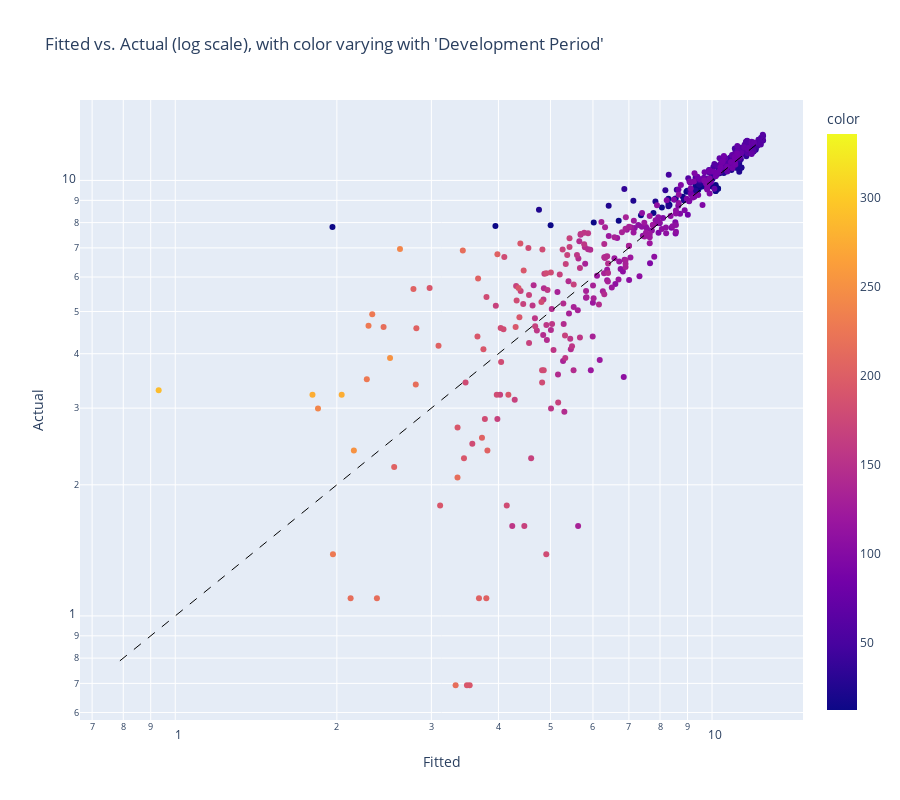

Write notebook code for a chart like this one.
### Code cell
rky.icrfs.FitPlot('dev')

### Figure 1 — Plotly figure (JSON) as saved in the notebook; plotly's stock layout.template omitted (floating-point values rounded to 4 significant figures; data arrays with more than 128 entries replaced by an {"elided": "..."} marker saying what was removed)
{"data": [{"customdata": {"elided": "517x5 float values"}, "hovertemplate": "Fitted=%{x}<br>Actual=%{y}<br>Accident Period=%{customdata[0]}<br>Development Period=%{customdata[1]}<br>Calendar Period=%{customdata[2]}<br>Hetero Adjustment=%{customdata[3]}<br>yhat=%{customdata[4]}<br>color=%{marker.color}<extra></extra>", "legendgroup": "", "marker": {"color": {"elided": "517 int values"}, "coloraxis": "coloraxis", "symbol": "circle"}, "mode": "markers", "name": "", "orientation": "v", "showlegend": false, "type": "scatter", "x": {"elided": "517 float values"}, "xaxis": "x", "y": {"elided": "517 float values"}, "yaxis": "y"}], "layout": {"coloraxis": {"colorbar": {"title": {"text": "color"}}, "colorscale": [[0, "#0d0887"], [0.1111, "#46039f"], [0.2222, "#7201a8"], [0.3333, "#9c179e"], [0.4444, "#bd3786"], [0.5556, "#d8576b"], [0.6667, "#ed7953"], [0.7778, "#fb9f3a"], [0.8889, "#fdca26"], [1, "#f0f921"]]}, "height": 800, "legend": {"tracegroupgap": 0}, "shapes": [{"line": {"color": "black", "dash": "dash", "width": 1}, "type": "line", "x0": 0.7886, "x1": 12.45, "y0": 0.7886, "y1": 12.45}], "title": {"text": "Fitted vs. Actual (log scale), with color varying with 'Development Period'"}, "xaxis": {"anchor": "y", "domain": [0, 1], "title": {"text": "Fitted"}, "type": "log"}, "yaxis": {"anchor": "x", "domain": [0, 1], "title": {"text": "Actual"}, "type": "log"}}}
